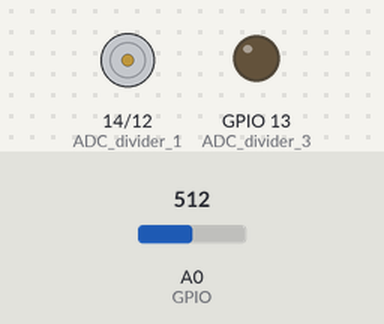
Bench run of a sketch on a simulated ESP8266 (NodeMCU). Parts: motor-driver pin pairs drawn as motors (green arrow = first pin HIGH = forward, orange = second pin HIGH = backward, longer = more drive), output pins drawn as LEDs (lit = HIGH). Inputs (shaded band) come from the test bench; at power-on: A0 (GPIO) = 512. WiFi joins after 1.5 s; servers stay silent unless stated; uploads are accepted with an empty reply; storage starts empty. At 12.1 s the program puts the board to deep sleep or switches it off; the recording ends there.

Above: at 2.0 s.
Timing chart, 0 to 3.5 s (numbered marks = the images above):
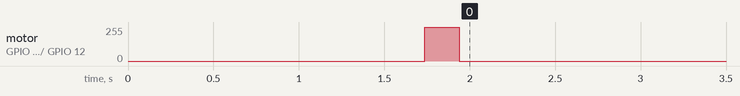

Measured:
- by itself, motor on GPIO 14 (ADC_divider_1) / GPIO 12 (ADC_divider_2): stopped → forward 255/255 at 1.7 s, → stopped 0.20 s later

The sketch:

Soil_moisture_sensor.ino
```cpp
/***** Variables to customize *****/
// Name of your network
const char* ssid = "";
// Password of your network
const char* password = "";
// Raspberry server address here
const String ServerName = "";
// Name of your sensor
String Name = "";
// Your GPIO pin connected to pin A of CD4052
const int ADC_divider_1 = 14;
// Your GPIO pin connected to pin B of CD4052
const int ADC_divider_2 = 12;
// Your GPIO pin connected to pin C of CD4052
const int ADC_divider_3 = 13;


#include <ESP8266WiFi.h>
#include <ESP8266HTTPClient.h>
#include <WiFiClient.h>
#include <ESP8266WebServer.h>
#include <ArduinoJson.h>
#include <FS.h>


String temp = "";
unsigned long Actual_time = 0;
unsigned long Last_time = 0;
const int GPIO = A0;
int Freq = 1800;
int Flag = 0;
ESP8266WebServer server(8000);
const float Batter_percentage[22][2] = {
  {0, 0},
  {605, 0},
  {625, 5},
  {640, 10},
  {650, 15},
  {660, 20},
  {670, 25},
  {680, 30},
  {690, 35},
  {700, 40},
  {710, 45},
  {715, 50},
  {720, 55},
  {730, 60},
  {740, 65},
  {750, 70},
  {760, 75},
  {770, 80},
  {780, 85},
  {790, 90},
  {810, 95},
  {830, 100}
};
int perc = 0;


int WiFiConnection(){

    if (WiFi.status() != WL_CONNECTED){

        WiFi.mode(WIFI_STA);
        WiFi.begin(ssid, password);
        int loop_connect = 0;
        int loop_connect2 = 0;

        while (WiFi.status() != WL_CONNECTED  && loop_connect < 3) {
            while (WiFi.status() != WL_CONNECTED  && loop_connect2 < 10) {
                delay(500);
                loop_connect2 ++;
            }
            loop_connect ++;
        }
        if (WiFi.status() != WL_CONNECTED){
          return 0;
        }
        else{
            return 1;
        }
    }
    else{
        return 1;
    }
}


void postData(String Sensor_data){

    HTTPClient Http;
    StaticJsonBuffer<100> postData_Buffer;
    JsonObject& root = postData_Buffer.createObject();

    root["sensor"] = Name;
    root["sensor_data"] = Sensor_data;
    String Data;
    root.printTo(Data);
    Http.begin("http://" + ServerName + "/sensors_data/add");
    Http.addHeader("Content-Type", "application/json");
    int HttpResponse = Http.POST(Data);

    Http.end();
    postData_Buffer.clear();
}

int SendIP(){

    HTTPClient Http;
    StaticJsonBuffer<100> IP_Buffer;
    JsonObject& rootIP = IP_Buffer.createObject();

    rootIP["name"] = Name;
    rootIP["ip_address"] = WiFi.localIP().toString();
    String Data;
    rootIP.printTo(Data);
    Http.begin("http://" + ServerName + "/sensors/ip");
    Http.addHeader("Content-Type", "application/json");
    int httpResponseCode = Http.POST(Data);

    Http.end();
    IP_Buffer.clear();
}


int SendBattery_level(int Battery_level){

    HTTPClient Http;
    StaticJsonBuffer<100> Battery_Buffer;
    JsonObject& rootBattery = Battery_Buffer.createObject();

    rootBattery["name"] = Name;
    rootBattery["battery_level"] = Battery_level;
    String Data;
    rootBattery.printTo(Data);
    Http.begin("http://" + ServerName + "/sensors/battery");
    Http.addHeader("Content-Type", "application/json");
    int httpResponseCode = Http.POST(Data);

    Http.end();
    Battery_Buffer.clear();
}


void Change_output(int a, int b, int c){
  digitalWrite(ADC_divider_1, a);
  digitalWrite(ADC_divider_2, b);
  digitalWrite(ADC_divider_3, c);
}


void setup() {
    SPIFFS.begin();
    File file = SPIFFS.open("/data.txt", "r");

    pinMode(ADC_divider_1, OUTPUT);
    pinMode(ADC_divider_2, OUTPUT);
    pinMode(ADC_divider_3, OUTPUT);

    digitalWrite(ADC_divider_1, 0);
    digitalWrite(ADC_divider_2, 0);
    digitalWrite(ADC_divider_3, 0);

    int loop_connect = 0;
    while(WiFiConnection() < 1  && loop_connect < 6){
        if(loop_connect > 5){
            delay(1000);
            loop_connect = 0;
        }

        WiFiConnection();
        delay(500);
        loop_connect ++;
    }
    SendIP();

    if (!file) {
      file = SPIFFS.open("/data.txt", "w");
      file.print(Name);
      file.print("0x0x0");
      file.print(Freq);
      file.close();
    }

    else {
      Name = "";
      Freq = 0;
      temp = "";
      while (file.available()) {
        if (Name.substring(Name.length() - 5) == "0x0x0"){
          temp += char(file.read());
        }
        else{
          Name += char(file.read());
        }
      }
      file.close();
      Freq = temp.toInt();
      Name = Name.substring(0, Name.length() - 5);
    }

    server.on("/receive", handleReceive);
    server.onNotFound(handleNotFound);
    server.begin();
}

void handleNotFound() {
}

void handleReceive() {
    Name = server.arg("name");
    Freq = (server.arg("frequency").toInt());
    server.send(200);

    File file = SPIFFS.open("/data.txt", "w");
    file.print(Name);
    file.print("0x0x0");
    file.print(Freq);
    file.close();
}

void loop()
{
    server.handleClient();

    if (WiFiConnection() > 0){
        if(Flag == 0) {

            Change_output(1, 0, 0);
            float Battery_level = analogRead(GPIO);
            for(int i = 0; i <= 21; i++) {
              if(Batter_percentage[21 - i][0] <= Battery_level) {
                perc = Batter_percentage[21 - i][1];
                break;
              }
            }
            SendBattery_level(perc);

            Change_output(0, 0, 0);
            int Moisture = analogRead(GPIO);
            Moisture = map(Moisture, 570, 903, 100, 0);
            String dataSend = String(Moisture);
            postData(dataSend);
            Flag = 1;
            Last_time = millis();
        }
        Actual_time = millis();
        if(Actual_time - Last_time >= 10000UL) {
            ESP.deepSleep(Freq * 1000000);
        }
    }
    else {
        WiFiConnection();
        Actual_time = millis();
        if(Actual_time - Last_time >= 10000UL) {
            ESP.deepSleep(Freq * 1000000);
        }
    }
}
```
